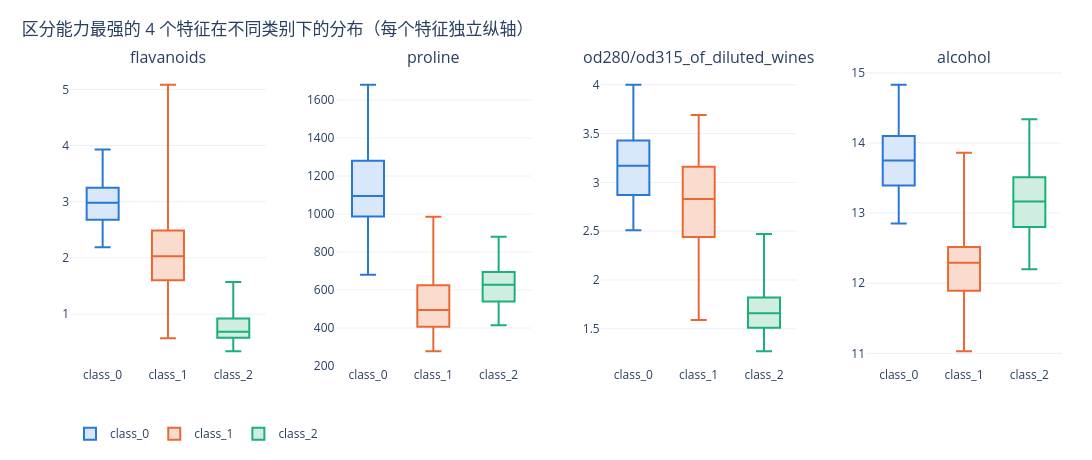

Notebook cell for this chart:
### Code cell
# 4 个最具区分度特征在每个类别下的分布
# 注意：proline 的量级是其他特征的千倍，绝不能共用一个纵轴，否则三个小量级特征会被压成一条线，
# 这里用“小倍数”（每个特征一个子图、各自独立的纵轴）来呈现。
fig = make_subplots(rows=1, cols=len(TOP_FEATURES), horizontal_spacing=0.07,
                    subplot_titles=TOP_FEATURES)

for k, feat in enumerate(TOP_FEATURES, start=1):
    for cname, color, tint in zip(wine.target_names, CLASS_COLORS, REGION_TINTS):
        fig.add_trace(go.Box(
            y=df.loc[df["class_name"] == cname, feat], name=cname,
            legendgroup=cname, showlegend=(k == 1),
            marker_color=color, line=dict(width=2), fillcolor=tint, boxpoints=False,
            hovertemplate=f"{cname}<br>%{{y:.2f}}<extra></extra>",
        ), row=1, col=k)

fig.update_yaxes(title_text="特征取值", row=1, col=1)
style(fig, "区分能力最强的 4 个特征在不同类别下的分布（每个特征独立纵轴）", "", "",
      width=1120, height=460)
fig.show()

### Figure 1 — Plotly figure (JSON) as saved in the notebook; plotly's stock layout.template omitted (floating-point values rounded to 4 significant figures)
{"data": [{"boxpoints": false, "fillcolor": "#d8e7fa", "hovertemplate": "class_0<br>%{y:.2f}<extra></extra>", "legendgroup": "class_0", "line": {"width": 2}, "marker": {"color": "#2a78d6"}, "name": "class_0", "showlegend": true, "type": "box", "xaxis": "x", "y": [3.06, 2.76, 3.24, 3.49, 2.69, 3.39, 2.52, 2.51, 2.98, 3.15, 3.32, 2.43, 2.76, 3.69, 3.64, 2.91, 3.14, 3.4, 3.93, 3.03, 3.17, 2.41, 2.88, 2.37, 2.61, 2.68, 2.94, 2.19, 2.97, 2.33, 3.25, 3.19, 2.69, 2.74, 2.53, 2.98, 2.68, 2.43, 2.64, 3.04, 3.29, 2.68, 3.56, 2.63, 3.0, 2.65, 3.17, 3.39, 2.92, 3.54, 3.27, 2.99, 3.74, 2.79, 2.9, 2.78, 3.0, 3.23, 3.67], "yaxis": "y"}, {"boxpoints": false, "fillcolor": "#fadcce", "hovertemplate": "class_1<br>%{y:.2f}<extra></extra>", "legendgroup": "class_1", "line": {"width": 2}, "marker": {"color": "#eb6834"}, "name": "class_1", "showlegend": true, "type": "box", "xaxis": "x", "y": [0.57, 1.09, 1.41, 1.79, 3.1, 1.75, 2.65, 3.18, 2.0, 1.3, 1.28, 1.02, 2.86, 1.84, 2.89, 2.14, 1.57, 2.03, 1.32, 1.85, 2.55, 2.26, 2.53, 1.58, 1.59, 2.21, 1.94, 1.69, 1.61, 1.69, 1.59, 1.5, 1.25, 1.46, 2.25, 2.26, 2.27, 0.99, 2.5, 3.75, 2.99, 2.17, 1.36, 2.11, 1.64, 1.92, 1.84, 2.03, 1.76, 2.04, 2.92, 2.58, 2.27, 2.03, 2.01, 2.29, 2.17, 1.6, 2.09, 1.25, 1.64, 2.79, 5.08, 2.13, 2.65, 3.03, 2.65, 3.15, 2.24, 2.45, 1.75], "yaxis": "y"}, {"boxpoints": false, "fillcolor": "#cfeee0", "hovertemplate": "class_2<br>%{y:.2f}<extra></extra>", "legendgroup": "class_2", "line": {"width": 2}, "marker": {"color": "#1baf7a"}, "name": "class_2", "showlegend": true, "type": "box", "xaxis": "x", "y": [1.25, 1.22, 1.09, 1.2, 0.58, 0.66, 0.47, 0.6, 0.48, 0.6, 0.5, 0.5, 0.52, 0.8, 0.78, 0.55, 0.34, 0.65, 0.76, 1.39, 1.57, 1.36, 1.28, 0.83, 0.58, 0.63, 0.83, 0.58, 1.31, 1.1, 0.92, 0.56, 0.6, 0.7, 0.68, 0.47, 0.92, 0.66, 0.84, 0.96, 0.49, 0.51, 0.7, 0.61, 0.75, 0.69, 0.68, 0.76], "yaxis": "y"}, {"boxpoints": false, "fillcolor": "#d8e7fa", "hovertemplate": "class_0<br>%{y:.2f}<extra></extra>", "legendgroup": "class_0", "line": {"width": 2}, "marker": {"color": "#2a78d6"}, "name": "class_0", "showlegend": false, "type": "box", "xaxis": "x2", "y": [1065.0, 1050.0, 1185.0, 1480.0, 735.0, 1450.0, 1290.0, 1295.0, 1045.0, 1045.0, 1510.0, 1280.0, 1320.0, 1150.0, 1547.0, 1310.0, 1280.0, 1130.0, 1680.0, 845.0, 780.0, 770.0, 1035.0, 1015.0, 845.0, 830.0, 1195.0, 1285.0, 915.0, 1035.0, 1285.0, 1515.0, 990.0, 1235.0, 1095.0, 920.0, 880.0, 1105.0, 1020.0, 760.0, 795.0, 1035.0, 1095.0, 680.0, 885.0, 1080.0, 1065.0, 985.0, 1060.0, 1260.0, 1150.0, 1265.0, 1190.0, 1375.0, 1060.0, 1120.0, 970.0, 1270.0, 1285.0], "yaxis": "y2"}, {"boxpoints": false, "fillcolor": "#fadcce", "hovertemplate": "class_1<br>%{y:.2f}<extra></extra>", "legendgroup": "class_1", "line": {"width": 2}, "marker": {"color": "#eb6834"}, "name": "class_1", "showlegend": false, "type": "box", "xaxis": "x2", "y": [520.0, 680.0, 450.0, 630.0, 420.0, 355.0, 678.0, 502.0, 510.0, 750.0, 718.0, 870.0, 410.0, 472.0, 985.0, 886.0, 428.0, 392.0, 500.0, 750.0, 463.0, 278.0, 714.0, 630.0, 515.0, 520.0, 450.0, 495.0, 562.0, 680.0, 625.0, 480.0, 450.0, 495.0, 290.0, 345.0, 937.0, 625.0, 428.0, 660.0, 406.0, 710.0, 562.0, 438.0, 415.0, 672.0, 315.0, 510.0, 488.0, 312.0, 680.0, 562.0, 325.0, 607.0, 434.0, 385.0, 407.0, 495.0, 345.0, 372.0, 564.0, 625.0, 465.0, 365.0, 380.0, 380.0, 378.0, 352.0, 466.0, 342.0, 580.0], "yaxis": "y2"}, {"boxpoints": false, "fillcolor": "#cfeee0", "hovertemplate": "class_2<br>%{y:.2f}<extra></extra>", "legendgroup": "class_2", "line": {"width": 2}, "marker": {"color": "#1baf7a"}, "name": "class_2", "showlegend": false, "type": "box", "xaxis": "x2", "y": [630.0, 530.0, 560.0, 600.0, 650.0, 695.0, 720.0, 515.0, 580.0, 590.0, 600.0, 780.0, 520.0, 550.0, 855.0, 830.0, 415.0, 625.0, 650.0, 550.0, 500.0, 480.0, 425.0, 675.0, 640.0, 725.0, 480.0, 880.0, 660.0, 620.0, 520.0, 680.0, 570.0, 675.0, 615.0, 520.0, 695.0, 685.0, 750.0, 630.0, 510.0, 470.0, 660.0, 740.0, 750.0, 835.0, 840.0, 560.0], "yaxis": "y2"}, {"boxpoints": false, "fillcolor": "#d8e7fa", "hovertemplate": "class_0<br>%{y:.2f}<extra></extra>", "legendgroup": "class_0", "line": {"width": 2}, "marker": {"color": "#2a78d6"}, "name": "class_0", "showlegend": false, "type": "box", "xaxis": "x3", "y": [3.92, 3.4, 3.17, 3.45, 2.93, 2.85, 3.58, 3.58, 2.85, 3.55, 3.17, 2.82, 2.9, 2.73, 3.0, 2.88, 2.65, 2.57, 2.82, 3.36, 3.71, 3.52, 4.0, 3.63, 3.82, 3.2, 3.22, 2.77, 3.4, 3.59, 2.71, 2.88, 2.87, 3.0, 2.87, 3.47, 2.78, 2.51, 2.69, 3.53, 3.38, 3.0, 3.56, 3.0, 3.35, 3.33, 3.44, 3.33, 2.75, 3.1, 2.91, 3.37, 3.26, 2.93, 3.2, 3.03, 3.31, 2.84, 2.87], "yaxis": "y3"}, {"boxpoints": false, "fillcolor": "#fadcce", "hovertemplate": "class_1<br>%{y:.2f}<extra></extra>", "legendgroup": "class_1", "line": {"width": 2}, "marker": {"color": "#eb6834"}, "name": "class_1", "showlegend": false, "type": "box", "xaxis": "x3", "y": [1.82, 1.67, 1.59, 2.46, 2.87, 2.23, 2.3, 3.18, 3.48, 1.93, 3.07, 1.82, 3.16, 2.78, 3.5, 3.13, 2.14, 2.48, 2.52, 2.31, 3.13, 3.12, 3.14, 2.72, 2.01, 3.08, 3.16, 2.26, 3.21, 2.75, 3.21, 2.27, 2.65, 2.06, 3.3, 2.96, 2.63, 2.26, 2.74, 2.77, 2.83, 2.96, 2.77, 3.38, 2.44, 3.57, 3.3, 3.17, 2.42, 3.02, 3.26, 2.81, 2.78, 2.5, 2.31, 3.19, 2.87, 3.33, 2.96, 2.12, 3.05, 3.39, 3.69, 3.12, 3.1, 3.64, 3.28, 2.84, 2.44, 2.78, 2.57], "yaxis": "y3"}, {"boxpoints": false, "fillcolor": "#cfeee0", "hovertemplate": "class_2<br>%{y:.2f}<extra></extra>", "legendgroup": "class_2", "line": {"width": 2}, "marker": {"color": "#1baf7a"}, "name": "class_2", "showlegend": false, "type": "box", "xaxis": "x3", "y": [1.29, 1.42, 1.36, 1.29, 1.51, 1.58, 1.27, 1.69, 1.82, 2.15, 2.31, 2.47, 2.06, 2.05, 2.0, 1.68, 1.33, 1.86, 1.62, 1.33, 1.3, 1.47, 1.33, 1.51, 1.55, 1.48, 1.64, 1.73, 1.96, 1.78, 1.58, 1.82, 2.11, 1.75, 1.68, 1.75, 1.56, 1.75, 1.8, 1.92, 1.83, 1.63, 1.71, 1.74, 1.56, 1.56, 1.62, 1.6], "yaxis": "y3"}, {"boxpoints": false, "fillcolor": "#d8e7fa", "hovertemplate": "class_0<br>%{y:.2f}<extra></extra>", "legendgroup": "class_0", "line": {"width": 2}, "marker": {"color": "#2a78d6"}, "name": "class_0", "showlegend": false, "type": "box", "xaxis": "x4", "y": [14.23, 13.2, 13.16, 14.37, 13.24, 14.2, 14.39, 14.06, 14.83, 13.86, 14.1, 14.12, 13.75, 14.75, 14.38, 13.63, 14.3, 13.83, 14.19, 13.64, 14.06, 12.93, 13.71, 12.85, 13.5, 13.05, 13.39, 13.3, 13.87, 14.02, 13.73, 13.58, 13.68, 13.76, 13.51, 13.48, 13.28, 13.05, 13.07, 14.22, 13.56, 13.41, 13.88, 13.24, 13.05, 14.21, 14.38, 13.9, 14.1, 13.94, 13.05, 13.83, 13.82, 13.77, 13.74, 13.56, 14.22, 13.29, 13.72], "yaxis": "y4"}, {"boxpoints": false, "fillcolor": "#fadcce", "hovertemplate": "class_1<br>%{y:.2f}<extra></extra>", "legendgroup": "class_1", "line": {"width": 2}, "marker": {"color": "#eb6834"}, "name": "class_1", "showlegend": false, "type": "box", "xaxis": "x4", "y": [12.37, 12.33, 12.64, 13.67, 12.37, 12.17, 12.37, 13.11, 12.37, 13.34, 12.21, 12.29, 13.86, 13.49, 12.99, 11.96, 11.66, 13.03, 11.84, 12.33, 12.7, 12.0, 12.72, 12.08, 13.05, 11.84, 12.67, 12.16, 11.65, 11.64, 12.08, 12.08, 12.0, 12.69, 12.29, 11.62, 12.47, 11.81, 12.29, 12.37, 12.29, 12.08, 12.6, 12.34, 11.82, 12.51, 12.42, 12.25, 12.72, 12.22, 11.61, 11.46, 12.52, 11.76, 11.41, 12.08, 11.03, 11.82, 12.42, 12.77, 12.0, 11.45, 11.56, 12.42, 13.05, 11.87, 12.07, 12.43, 11.79, 12.37, 12.04], "yaxis": "y4"}, {"boxpoints": false, "fillcolor": "#cfeee0", "hovertemplate": "class_2<br>%{y:.2f}<extra></extra>", "legendgroup": "class_2", "line": {"width": 2}, "marker": {"color": "#1baf7a"}, "name": "class_2", "showlegend": false, "type": "box", "xaxis": "x4", "y": [12.86, 12.88, 12.81, 12.7, 12.51, 12.6, 12.25, 12.53, 13.49, 12.84, 12.93, 13.36, 13.52, 13.62, 12.25, 13.16, 13.88, 12.87, 13.32, 13.08, 13.5, 12.79, 13.11, 13.23, 12.58, 13.17, 13.84, 12.45, 14.34, 13.48, 12.36, 13.69, 12.85, 12.96, 13.78, 13.73, 13.45, 12.82, 13.58, 13.4, 12.2, 12.77, 14.16, 13.71, 13.4, 13.27, 13.17, 14.13], "yaxis": "y4"}], "layout": {"annotations": [{"font": {"size": 16}, "showarrow": false, "text": "flavanoids", "x": 0.09875, "xanchor": "center", "xref": "paper", "y": 1, "yanchor": "bottom", "yref": "paper"}, {"font": {"size": 16}, "showarrow": false, "text": "proline", "x": 0.3663, "xanchor": "center", "xref": "paper", "y": 1, "yanchor": "bottom", "yref": "paper"}, {"font": {"size": 16}, "showarrow": false, "text": "od280/od315_of_diluted_wines", "x": 0.6338, "xanchor": "center", "xref": "paper", "y": 1, "yanchor": "bottom", "yref": "paper"}, {"font": {"size": 16}, "showarrow": false, "text": "alcohol", "x": 0.9012, "xanchor": "center", "xref": "paper", "y": 1, "yanchor": "bottom", "yref": "paper"}], "height": 460, "hovermode": "closest", "legend": {"orientation": "h", "title": {}, "x": 0, "y": -0.18, "yanchor": "top"}, "margin": {"b": 80, "l": 70, "r": 30, "t": 70}, "title": {"text": "区分能力最强的 4 个特征在不同类别下的分布（每个特征独立纵轴）", "x": 0.02, "xanchor": "left"}, "width": 1120, "xaxis": {"anchor": "y", "domain": [0, 0.1975], "title": {"text": ""}}, "xaxis2": {"anchor": "y2", "domain": [0.2675, 0.465]}, "xaxis3": {"anchor": "y3", "domain": [0.535, 0.7325]}, "xaxis4": {"anchor": "y4", "domain": [0.8025, 1]}, "yaxis": {"anchor": "x", "domain": [0, 1], "title": {"text": ""}}, "yaxis2": {"anchor": "x2", "domain": [0, 1]}, "yaxis3": {"anchor": "x3", "domain": [0, 1]}, "yaxis4": {"anchor": "x4", "domain": [0, 1]}}}
